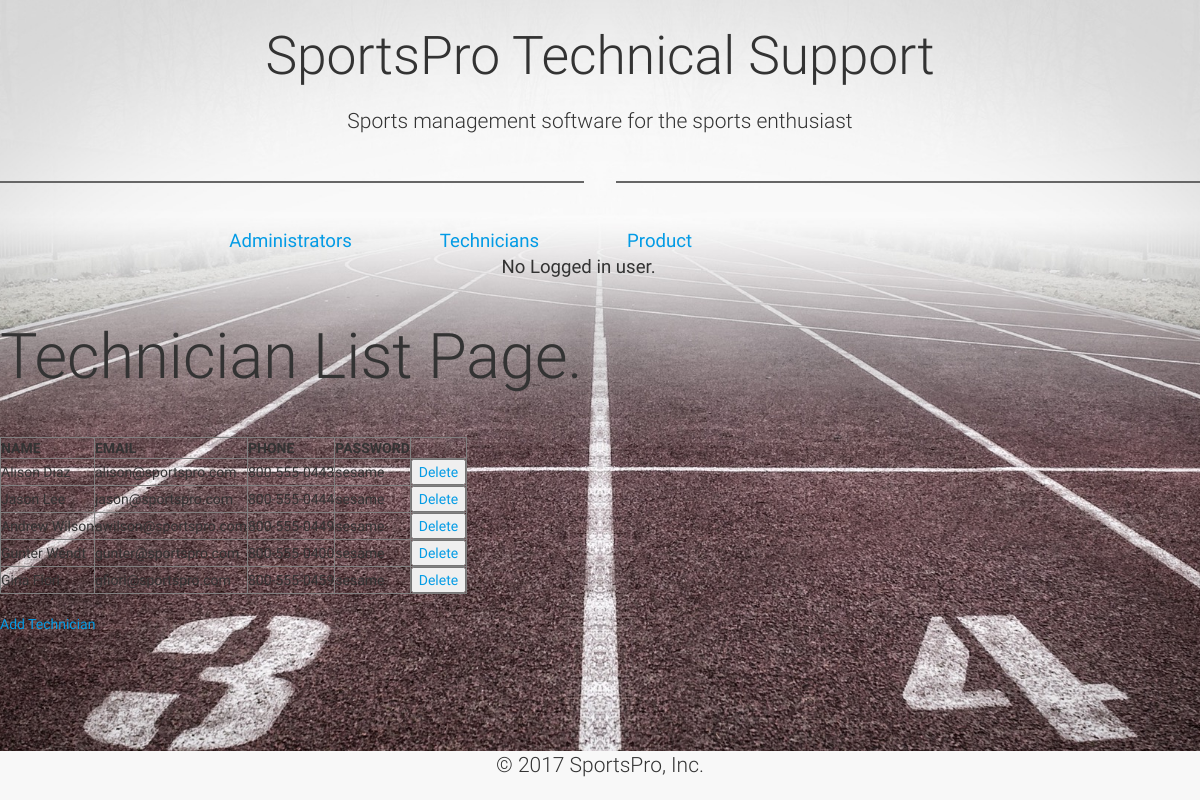
The app's page /technician_manager_oop/index.php with its own data.
### tables this page shows
CREATE TABLE `technicians` (
  `techID` int(11) NOT NULL,
  `firstName` varchar(50) NOT NULL,
  `lastName` varchar(50) NOT NULL,
  `email` varchar(50) NOT NULL,
  `phone` varchar(20) NOT NULL,
  `password` varchar(20) NOT NULL
);

### technician_manager_oop/index.php (called while the page is built)
<?php
include 'technician_db_oo.php';
include '../view/footer.php';
?>

### technician_manager_oop/technician.php (the view, shortened to what this page needs)
<?php
include '../view/header.php';
class Technicians extends Database {
    public function get_name($count) {
        $conn = new mysqli($this->db_host, $this->db_user, $this->db_pass, $this->db_name);
         try {
 $sql = "SELECT * FROM  `technicians` ";
          if(!$stmt = $conn->prepare($sql)){
        throw new Exception("Message:[" . mysqli_sqlstate($conn) . "] Base Table or View not Found:" . mysqli_error($conn));
        }
            $stmt->execute();
            $res = $stmt->get_result();
        echo '<h1>Technician List Page.</h1><br>';
        echo '<table border="1" cellpadding="10" class="tableTech">';
        echo"<th>NAME</th><th>EMAIL</th><th>PHONE</th><th>PASSWORD</th>";
        while ($record = $res->fetch_object()) {
            echo '<tr>';
            echo '<td>' . $this->name = $record->firstName . "\t" . $record->lastName. '</td>';
            echo '<td>' . $this->email = $record->email . '</td>';
            echo '<td>' . $this->phone = $record->phone . '</td>';
            echo '<td>' . $this->password = $record->password. '</td>';
            echo '<td><a href="delete.php?techID=' . $this->id = $record->techID. '"><button>Delete</button></a></td>';
            echo '</tr>';
        }
        echo '</table><br>';
        echo "\t\t<a href='add_technician.php'>Add Technician</a>";
}
    catch (Exception $e) {
            echo '<h1>Database Error</h1>';
            echo "An Error occured while working with the database:<br>", $e->getMessage();
        }
}
}
?>

### assets/css/style.css (style rules this page uses)
.view { height: 100%; }
.view { background:url(../img/bg-img.jpeg)no-repeat center center fixed; -webkit-background-size: cover; -moz-background-size: cover; -o-background-size: cover; background-size: cover; }

### records on screen
technicians: firstName "Alison", lastName "Diaz", email "alison@sportspro.com", phone "800-555-0443", password "sesame"
technicians: firstName "Jason", lastName "Lee", email "jason@sportspro.com", phone "800-555-0444", password "sesame"
technicians: firstName "Andrew", lastName "Wilson", email "awilson@sportspro.com", phone "800-555-0449", password "sesame"
technicians: firstName "Gunter", lastName "Wendt", email "gunter@sportspro.com", phone "800-555-0400", password "sesame"
technicians: firstName "Gina", lastName "Fiori", email "gfiori@sportspro.com", phone "800-555-0459", password "sesame"

### other values on screen
$notLogin "No Logged in user."
